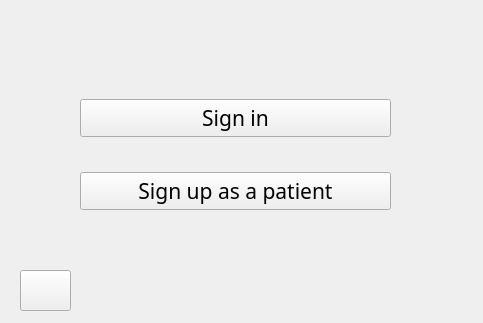
<?xml version="1.0" encoding="UTF-8"?>
<ui version="4.0">
 <class>MainWindow</class>
 <widget class="QMainWindow" name="MainWindow">
  <property name="geometry">
   <rect>
    <x>0</x>
    <y>0</y>
    <width>483</width>
    <height>323</height>
   </rect>
  </property>
  <property name="sizePolicy">
   <sizepolicy hsizetype="Preferred" vsizetype="Preferred">
    <horstretch>0</horstretch>
    <verstretch>0</verstretch>
   </sizepolicy>
  </property>
  <property name="windowTitle">
   <string>Clinic</string>
  </property>
  <property name="windowIcon">
   <iconset>
    <normaloff>../resources/images/clinic_icon.png</normaloff>../resources/images/clinic_icon.png</iconset>
  </property>
  <widget class="QWidget" name="centralwidget">
   <property name="sizePolicy">
    <sizepolicy hsizetype="Preferred" vsizetype="Preferred">
     <horstretch>0</horstretch>
     <verstretch>0</verstretch>
    </sizepolicy>
   </property>
   <widget class="QPushButton" name="help_button">
    <property name="geometry">
     <rect>
      <x>20</x>
      <y>270</y>
      <width>51</width>
      <height>41</height>
     </rect>
    </property>
    <property name="text">
     <string/>
    </property>
    <property name="icon">
     <iconset>
      <normaloff>../resources/images/info_icon.png</normaloff>../resources/images/info_icon.png</iconset>
    </property>
    <property name="iconSize">
     <size>
      <width>30</width>
      <height>30</height>
     </size>
    </property>
   </widget>
   <widget class="QWidget" name="layoutWidget">
    <property name="geometry">
     <rect>
      <x>80</x>
      <y>70</y>
      <width>311</width>
      <height>171</height>
     </rect>
    </property>
    <layout class="QVBoxLayout" name="verticalLayout">
     <item>
      <widget class="QPushButton" name="sign_in_button">
       <property name="sizePolicy">
        <sizepolicy hsizetype="Minimum" vsizetype="Maximum">
         <horstretch>0</horstretch>
         <verstretch>0</verstretch>
        </sizepolicy>
       </property>
       <property name="font">
        <font>
         <family>Yu Gothic</family>
         <pointsize>16</pointsize>
        </font>
       </property>
       <property name="text">
        <string>Sign in</string>
       </property>
      </widget>
     </item>
     <item>
      <widget class="QPushButton" name="sign_up_button">
       <property name="sizePolicy">
        <sizepolicy hsizetype="Minimum" vsizetype="Maximum">
         <horstretch>0</horstretch>
         <verstretch>0</verstretch>
        </sizepolicy>
       </property>
       <property name="font">
        <font>
         <family>Yu Gothic</family>
         <pointsize>16</pointsize>
        </font>
       </property>
       <property name="text">
        <string>Sign up as a patient</string>
       </property>
      </widget>
     </item>
    </layout>
   </widget>
  </widget>
 </widget>
 <resources/>
 <connections/>
</ui>
